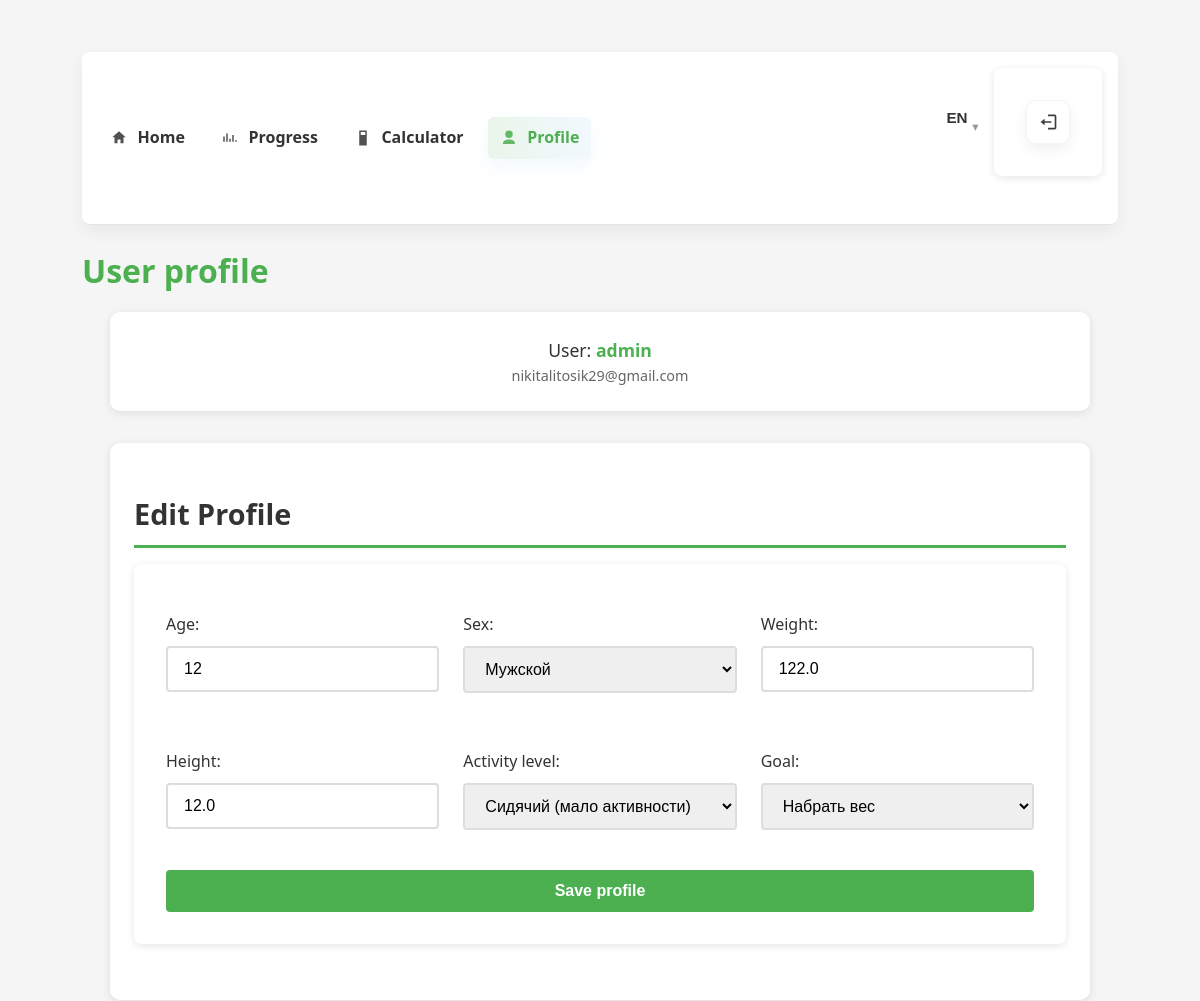
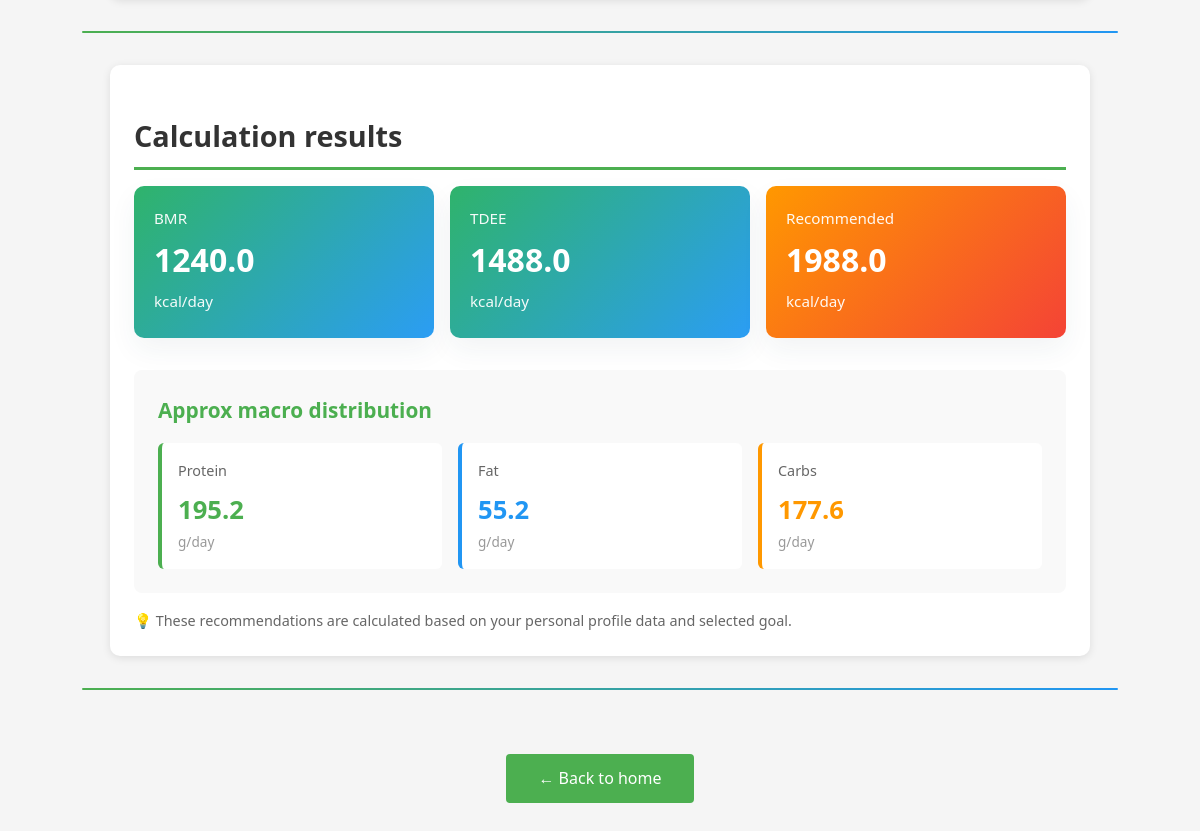
The page /nutrition/profile/ (signed in) on the database as committed earlier (2 pictures, top to bottom).
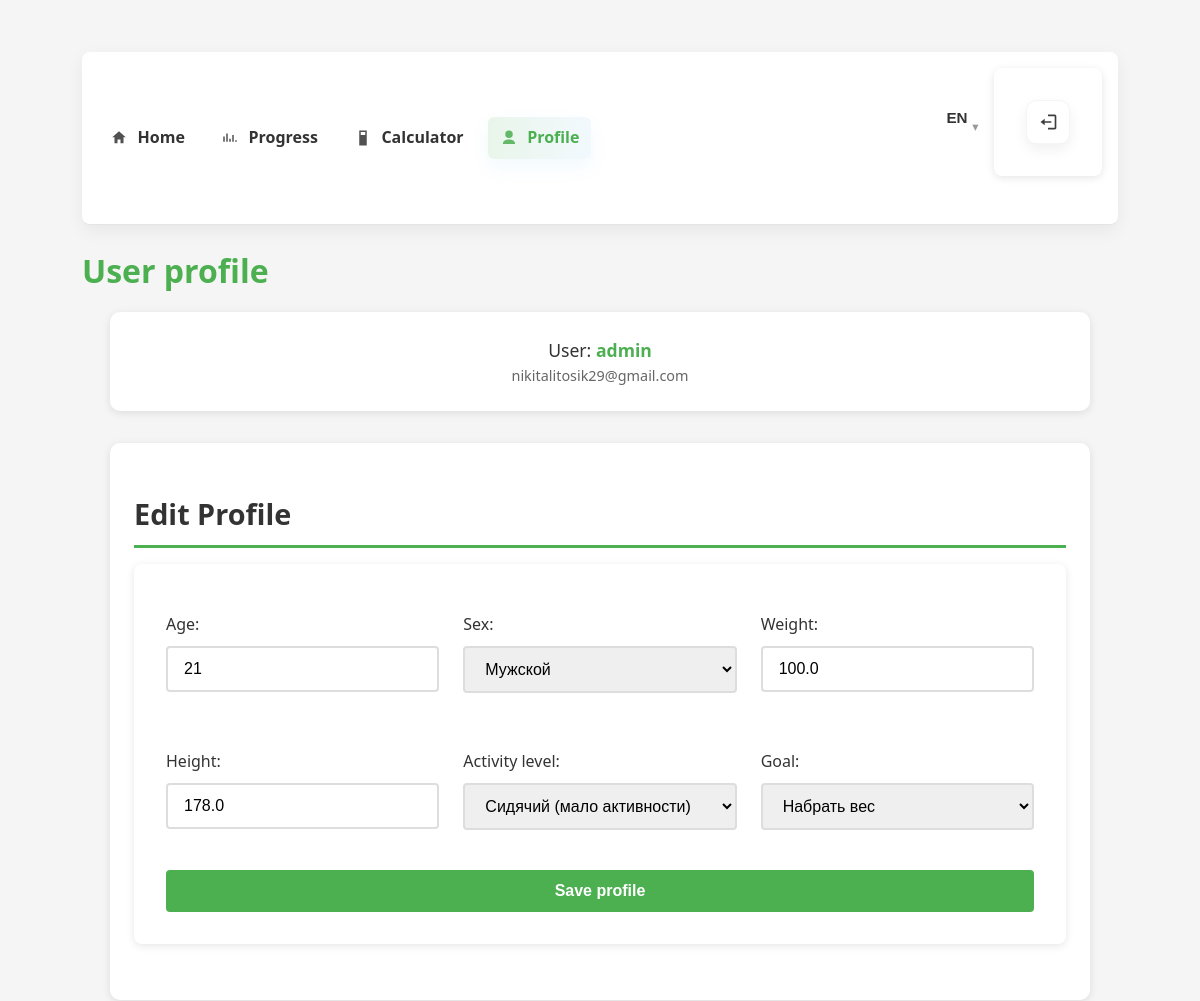
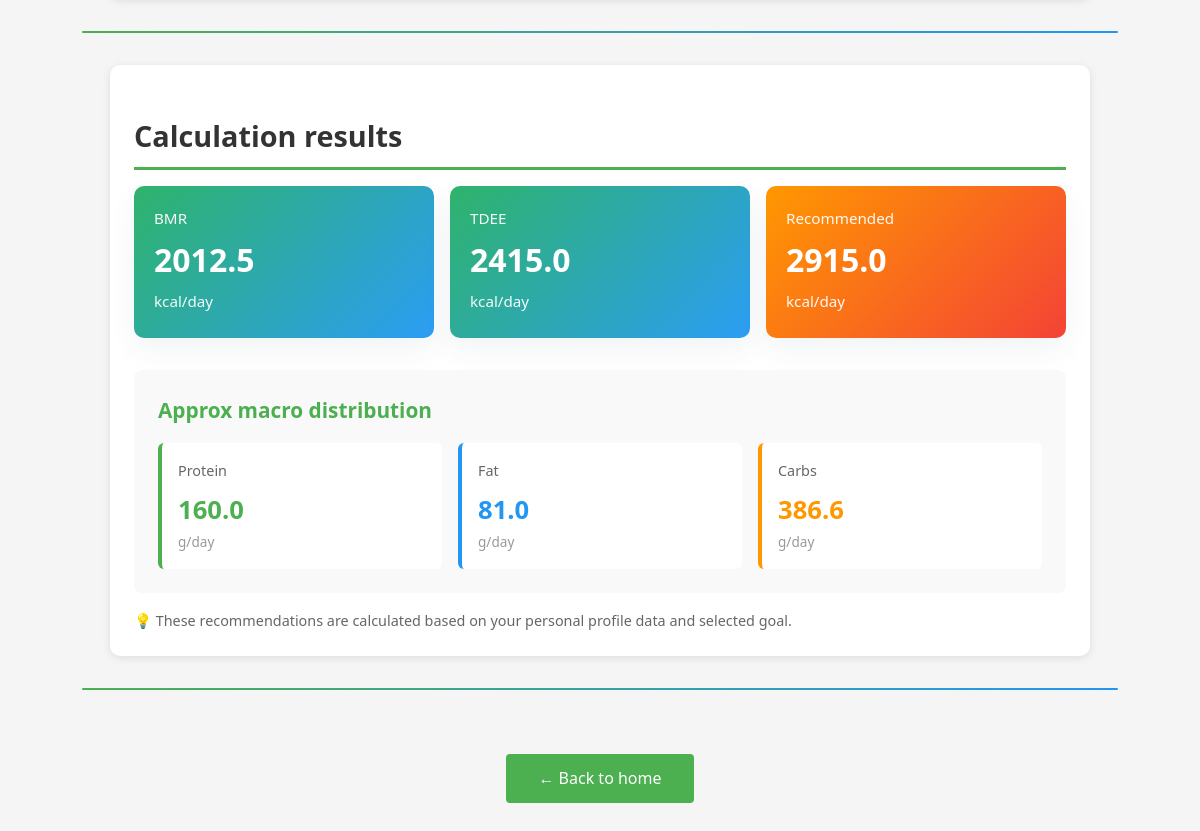
The same page on the database as committed later (2 pictures, top to bottom).
### nutrition/models.py (models this page shows, shortened)
class Profile(models.Model):
    user = models.OneToOneField(settings.AUTH_USER_MODEL, on_delete=models.CASCADE)
    age = models.PositiveIntegerField(null=True, blank=True)
    sex = models.CharField(max_length=1, choices=(('M','Мужской'),('F','Женский')), blank=True)
    weight = models.FloatField(null=True, blank=True, help_text='kg')
    height = models.FloatField(null=True, blank=True, help_text='cm')
    activity_level = models.CharField(
        max_length=10,
        choices=(
            ('1.2','Сидячий (мало активности)'),
            ('1.375','Легкая активность'),
            ('1.55','Умеренная активность'),
            ('1.725','Высокая активность'),
            ('1.9','Очень активный')
        ),
        blank=True
    )
    goal = models.CharField(max_length=10, choices=(('lose','Похудеть'),('maintain','Поддержать вес'),('gain','Набрать вес')), blank=True)

### nutrition/views.py (the view)
# urls.py: path('profile/', views.profile, name='profile'),
@login_required
def profile(request):
    profile, _ = Profile.objects.get_or_create(user=request.user)
    if request.method == 'POST':
        form = ProfileForm(request.POST, instance=profile)
        if form.is_valid():
            form.save()
            return redirect('nutrition:home')
    else:
        form = ProfileForm(instance=profile)
    recommendation = None
    if profile.age and profile.weight and profile.height and profile.activity_level and profile.goal:
        profile_data = {
            'age': profile.age,
            'sex': profile.sex,
            'weight': profile.weight,
            'height': profile.height,
            'activity_level': profile.activity_level,
            'goal': profile.goal
        }
        recommendation = _compute_recommendation(profile_data)
    return render(request, 'nutrition/profile.html', {
        'form': form,
        'recommendation': recommendation
    })

### nutrition/forms.py
class ProfileForm(forms.ModelForm):
    class Meta:
        model = Profile
        fields = ['age', 'sex', 'weight', 'height', 'activity_level', 'goal']

### nutrition/templates/nutrition/profile.html (shortened to what the changed rows need)
{% load i18n %}
{% load static %}
<!DOCTYPE html>
<html>
<head>
    <link rel="stylesheet" href="{% static 'nutrition/style.css' %}">
</head>
<body>
<div id="root">
<h1>{% trans "User profile" %}</h1>
<div class="card">
    <h2>{% trans "Edit Profile" %}</h2>
    <form method="post">
        <div style="display: grid; grid-template-columns: repeat(auto-fit, minmax(250px, 1fr)); gap: 1.5rem;">
            {% for field in form %}
                <div>
                    {{ field.label_tag }}
                    {% if field.field.widget.input_type == 'select' %}
                        {{ field }}
                    {% else %}
                        {{ field }}
                    {% endif %}
                </div>
            {% endfor %}
        </div>
    </form>
</div>
{% if recommendation %}
<div class="card">
    <h2>{% trans "Calculation results" %}</h2>
    <div class="summary" style="margin-bottom: 2rem;">
        <div class="summary-card">
            <div class="label">BMR</div>
            <div class="value">{{ recommendation.bmr }}</div>
            <div class="label">kcal/day</div>
        </div>
        <div class="summary-card">
            <div class="label">TDEE</div>
            <div class="value">{{ recommendation.tdee }}</div>
            <div class="label">kcal/day</div>
        </div>
        <div class="summary-card" style="background: linear-gradient(135deg, #FF9800, #F44336);">
            <div class="label">{% trans "Recommended" %}</div>
            <div class="value">{{ recommendation.recommended_kcal }}</div>
            <div class="label">kcal/day</div>
        </div>
    </div>
    <div style="background: #f9f9f9; padding: 1.5rem; border-radius: 8px; margin-bottom: 1rem;">
        <h3 style="margin-top: 0; color: var(--primary-color);">{% trans "Approx macro distribution" %}</h3>
        <div style="display: grid; grid-template-columns: repeat(auto-fit, minmax(150px, 1fr)); gap: 1rem;">
            <div style="background: white; padding: 1rem; border-radius: 6px; border-left: 4px solid #4CAF50;">
                <div style="font-size: 0.9rem; color: #666; margin-bottom: 0.5rem;">{% trans "Protein" %}</div>
                <div style="font-size: 1.6rem; font-weight: 700; color: #4CAF50;">{{ recommendation.protein_g }}</div>
                <div style="font-size: 0.85rem; color: #999;">g/day</div>
            </div>
            <div style="background: white; padding: 1rem; border-radius: 6px; border-left: 4px solid #2196F3;">
                <div style="font-size: 0.9rem; color: #666; margin-bottom: 0.5rem;">{% trans "Fat" %}</div>
                <div style="font-size: 1.6rem; font-weight: 700; color: #2196F3;">{{ recommendation.fat_g }}</div>
                <div style="font-size: 0.85rem; color: #999;">g/day</div>
            </div>
            <div style="background: white; padding: 1rem; border-radius: 6px; border-left: 4px solid #FF9800;">
                <div style="font-size: 0.9rem; color: #666; margin-bottom: 0.5rem;">{% trans "Carbs" %}</div>
                <div style="font-size: 1.6rem; font-weight: 700; color: #FF9800;">{{ recommendation.carbs_g }}</div>
                <div style="font-size: 0.85rem; color: #999;">g/day</div>
            </div>
        </div>
    </div>
    <p style="color: #666; font-size: 0.9rem; margin-top: 1rem;">
        💡 {% trans "These recommendations are calculated based on your personal profile data and selected goal." %}
    </p>
</div>
{% else %}
<div style="background: #e3f2fd; padding: 1.5rem; border-radius: 8px; border-left: 4px solid #2196F3; margin-top: 2rem;">
    <p style="margin: 0; color: #1565c0;">
        ℹ️ {% trans "Fill in your profile information above to see personalized calorie and macro recommendations." %}
    </p>
</div>
{% endif %}
</div>
</body>
</html>

Rows that differ between the two databases and show on the page:
changed Profile "Мужской": age "12" → "21"; weight "122.0" → "100.0"; height "12.0" → "178.0"
Other text that changed with them:
{{ recommendation.bmr }}: "1240.0" → "2012.5"
{{ recommendation.tdee }}: "1488.0" → "2415.0"
{{ recommendation.recommended_kcal }}: "1988.0" → "2915.0"
{{ recommendation.protein_g }}: "195.2" → "160.0"
{{ recommendation.fat_g }}: "55.2" → "81.0"
{{ recommendation.carbs_g }}: "177.6" → "386.6"
